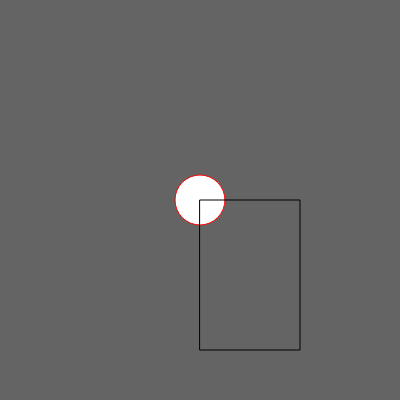
Frame 1 (no input)
Frame 60 (no input): identical to frame 1, image omitted
Frame 120 (the mouse pressed at the canvas centre since frame 60): identical to frame 1, image omitted

The p5.js sketch that drew this single still picture (run headless with seeded random() and noise() and a simulated clock; from frame 60 on, the mouse is pressed at the canvas centre):

// p5.js sketch
// ── sketch.js
function setup() 
{
	createCanvas(400, 400);
}

function draw()
{
    background(100)
    stroke(255,0,0)
    fill(255)
    ellipse(200,200,50)
    stroke(0)
    noFill()
    rect(200,200,100,150)
}
